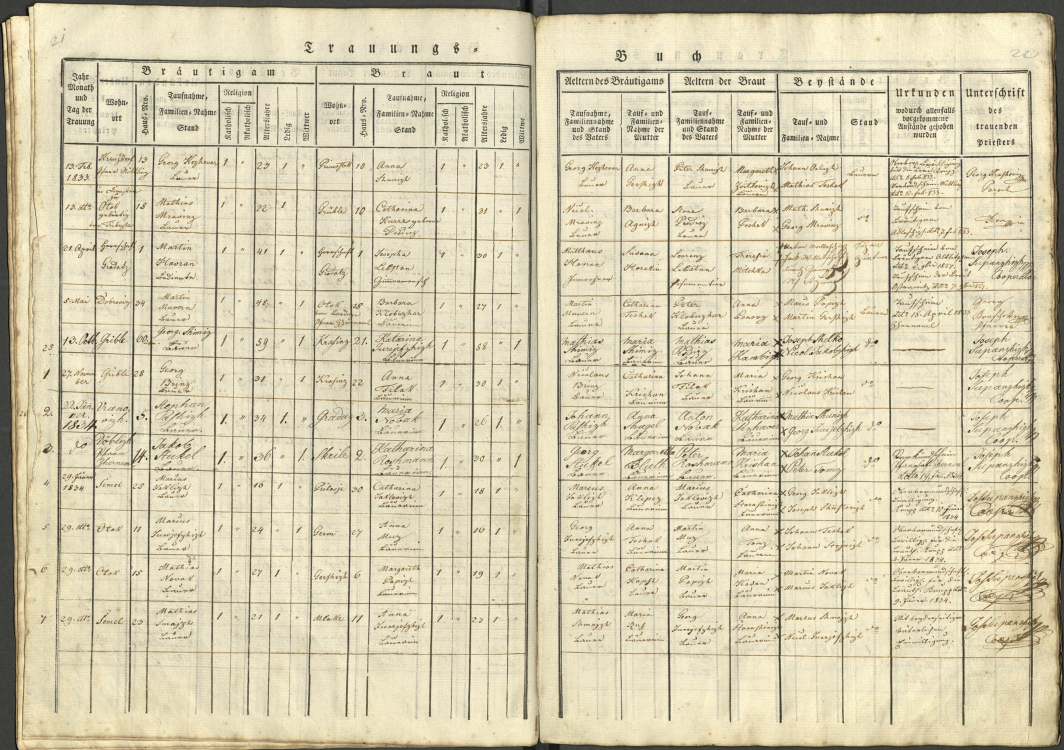
#> input picture research/issue17/p259-work/s12.jpg, 2128 x 1500 px, found by its file name (shown at 1/2 size)
$ python p259_tiebreak.py
#> lines starting #> are read from the running program, lines starting #| are printed output that depends on the picture
#!/usr/bin/env python3
# -*- coding: utf-8 -*-
"""P259 — TIEBREAK-crops: r5 datum (10.|19.|26.-Oct) + r1/r2 datumi (12.|19.-Febr)
iz ISTEGA skena (s12), x6 zoom, SIRSI trak (datum + levi rob z robovno stevilko).
Izhod: /tmp/p259/tiebreak/ + kopija v repo p259-work/tiebreak/ (prezivi /tmp wipe)."""
import os
from PIL import Image, ImageDraw

SCAN = '/home/z/my-project/research/issue17/p259-work/s12.jpg'
OUT1 = '/tmp/p259/tiebreak'
OUT2 = '/home/z/my-project/research/issue17/p259-work/tiebreak'
os.makedirs(OUT1, exist_ok=True); os.makedirs(OUT2, exist_ok=True)

ROWS = (12, 280, 1260)  # s12: 12 vrstic

def yc(r):
    n, y0, y1 = ROWS
    pitch = (y1 - y0) / n
    return int(y0 + (r - 0.5) * pitch)

def half():
    n, y0, y1 = ROWS
    return int((y1 - y0) / n * 0.62) + 8

im = Image.open(SCAN)
#> im is the input picture: PIL image 2128x1500 RGB; mean R, G, B 213.2, 204.6, 176
print('sken:', im.size)
#| sken: (2128, 1500)

def band(r, x0, x1, zoom, label):
    cy = yc(r); hf = half()
    c = im.crop((x0, max(0, cy - hf), x1, min(im.size[1], cy + hf)))
    c = c.resize((int(c.width * zoom), int(c.height * zoom)), Image.LANCZOS)
    hdr = Image.new('RGB', (c.width, 40), 'white')
    d = ImageDraw.Draw(hdr)
    d.text((10, 10), label, fill='black')
    sep = Image.new('RGB', (c.width, 8), 'gray')
    return [hdr, c, sep]

def composite(name, parts):
    W = max(p.width for p in parts)
    H = sum(p.height for p in parts)
    out = Image.new('RGB', (W, H), 'white')
    y = 0
    for p in parts:
        out.paste(p, (0, y)); y += p.height
    for d in (OUT1, OUT2):
        out.save(os.path.join(d, name + '.jpg'), quality=94)
    print(name, out.size)

# Datumski stolpec sširjenim levim robom: x 10–260 (vključi robovne številke!), x6
parts = []
for r, lab in [(1, 'TRAK A = VRSTICA 1, datum (celoten zapis z letnico)'), (2, 'TRAK B = VRSTICA 2, datum (dito ali poln zapis)'), (5, 'TRAK C = VRSTICA 5, datum (dan + mesec + robovna stevilka ce viden)')]:
    parts += band(r, 10, 260, 6, lab)
#> this loop made 3 passes
#> pass 1, in band, `c = im.crop((x0, max(0, cy - hf), x1, min(im.size[1], cy + hf)))`:
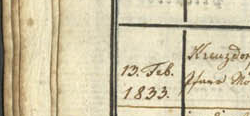
#> c: PIL image 250x116 RGB; mean R, G, B 208.2, 198, 167.7
#> pass 1, in band, `c = c.resize((int(c.width * zoom), int(c.height * zoom)), Image.LANCZOS)`:
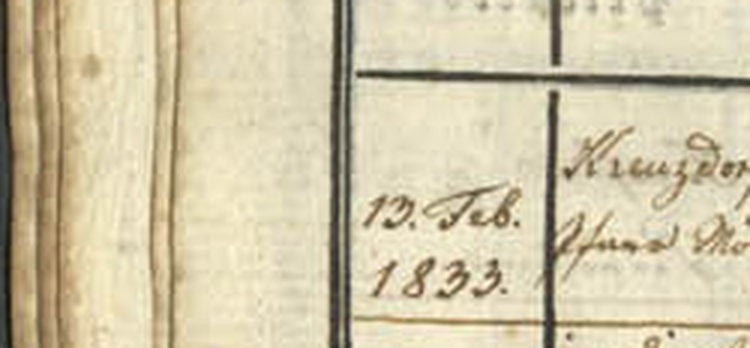
#> c: PIL image 1500x696 RGB (shown at 1/2 size); mean R, G, B 208.2, 198, 167.7
#> pass 2, in band (call 2), `c = im.crop((x0, max(0, cy - hf), x1, min(im.size[1], cy + hf)))`:
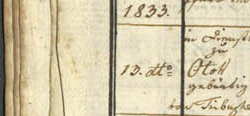
#> c: PIL image 250x116 RGB; mean R, G, B 210.7, 199.9, 169
composite('s12_tiebreak_dates', parts)
#> in composite, `W = max(p.width for p in parts)`: W = 1500
#> in composite, `H = sum(p.height for p in parts)`: H = 2232
#> in composite, `out = Image.new('RGB', (W, H), 'white')`: out: PIL image 1500x2232 RGB; every value is 255
#> the loop in composite, `for p in parts:` made 9 passes
#> y on passes 1 to 9: 40, 736, 744, 784, 1480, 1488, 1528, 2224, 2232
#> after the loop in composite, `for p in parts:`:
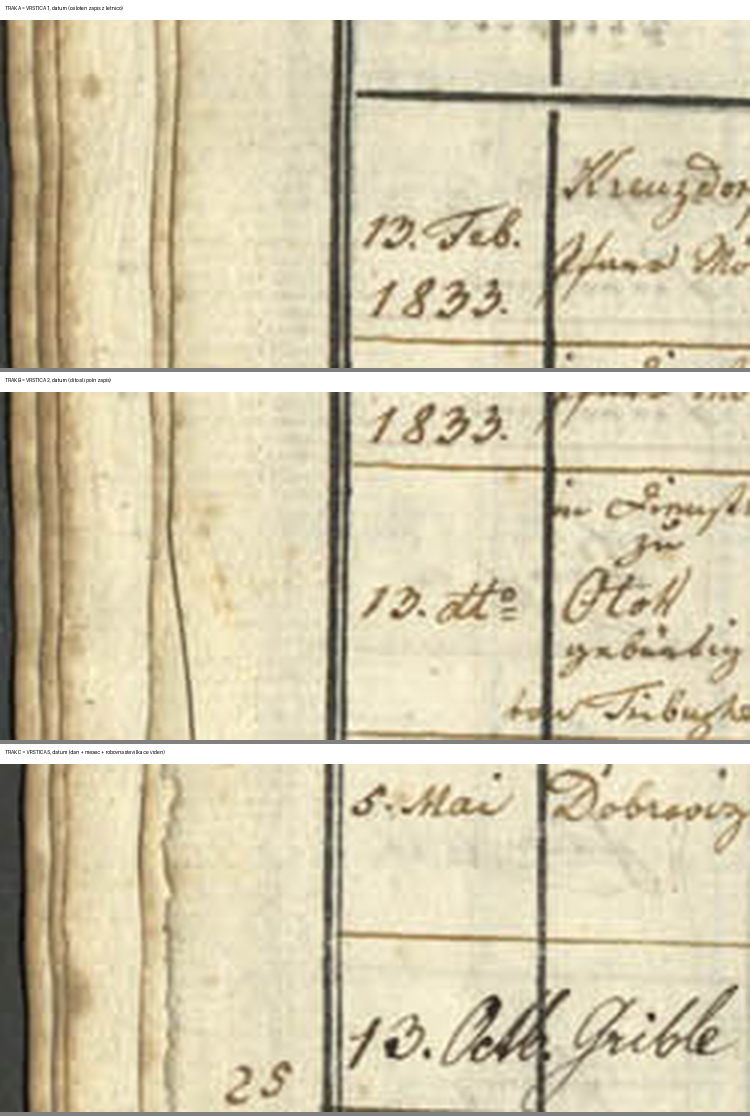
#> out: PIL image 1500x2232 RGB (shown at 1/2 size); mean R, G, B 211.3, 201.7, 173.4
#| s12_tiebreak_dates (1500, 2232)

# Samo r5: ultra sirski (rob + datum), x7
parts5 = band(5, 0, 300, 7, 'VRSTICA 5 — ULTRA: levi rob + datumski stolpec')
#> call 4 of band, with r = 5, x0 = 0, x1 = 300, zoom = 7
#> in band (call 4), `c = im.crop((x0, max(0, cy - hf), x1, min(im.size[1], cy + hf)))`:
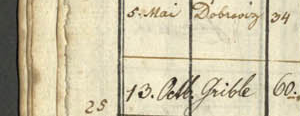
#> c: PIL image 300x116 RGB; mean R, G, B 205.4, 196.4, 168.1
#> in band (call 4), `c = c.resize((int(c.width * zoom), int(c.height * zoom)), Image.LANCZOS)`:
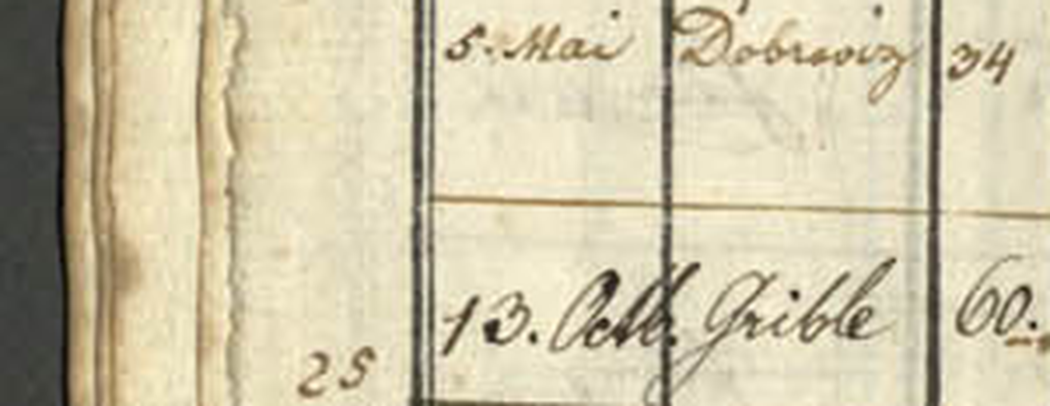
#> c: PIL image 2100x812 RGB (shown at 1/2 size); mean R, G, B 205.4, 196.4, 168.1
#> in band (call 4), `hdr = Image.new('RGB', (c.width, 40), 'white')`: hdr: PIL image 2100x40 RGB; every value is 255
#> parts5 = 3 items
composite('s12_r5_ultra', parts5)
#> call 2 of composite, with name = 's12_r5_ultra'
#> in composite (call 2), `W = max(p.width for p in parts)`: W = 2100
#> in composite (call 2), `H = sum(p.height for p in parts)`: H = 860
#> in composite (call 2), `out = Image.new('RGB', (W, H), 'white')`: out: PIL image 2100x860 RGB; every value is 255
#> the loop in composite (call 2), `for p in parts:` made 3 passes
#> y on passes 1 to 3: 40, 852, 860
#> after the loop in composite (call 2), `for p in parts:`:
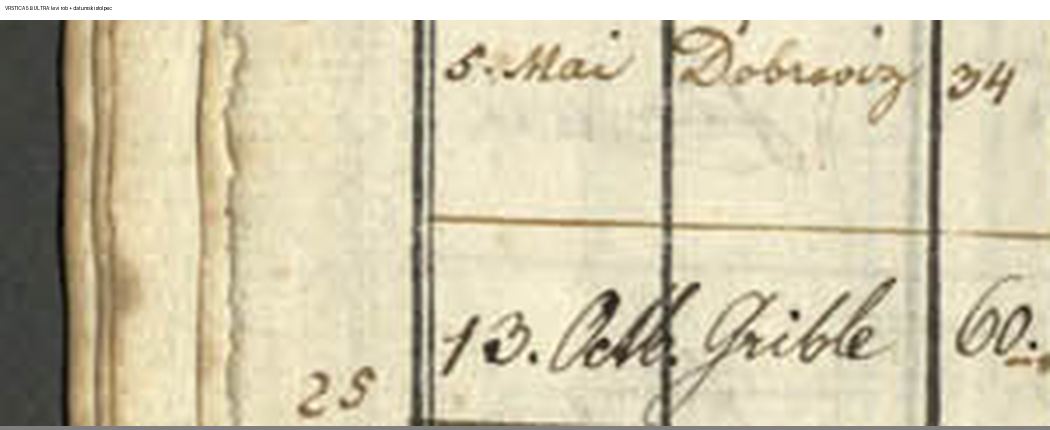
#> out: PIL image 2100x860 RGB (shown at 1/2 size); mean R, G, B 206.9, 198.4, 171.7
#| s12_r5_ultra (2100, 860)
print('DONE')

$ run again, with research/issue17/p259-work/s11.jpg copied over research/issue17/p259-work/s12.jpg
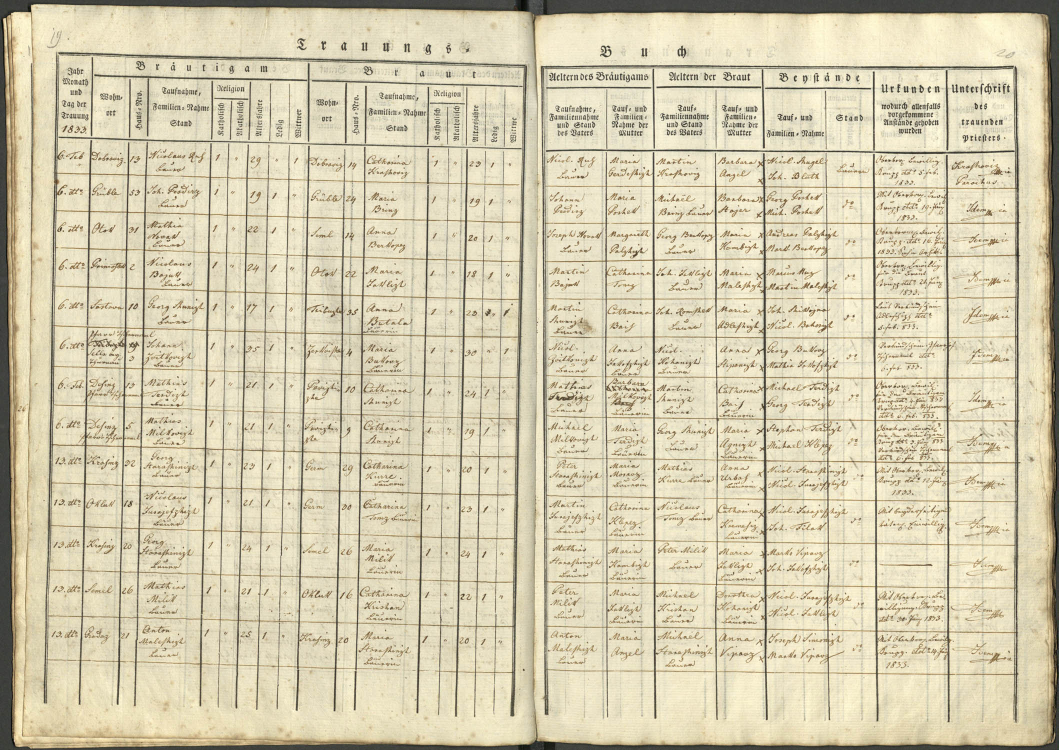
#> input picture research/issue17/p259-work/s11.jpg, 2117 x 1500 px, found by its file name (shown at 1/2 size)
#> im is the input picture: PIL image 2117x1500 RGB; mean R, G, B 212.5, 203.9, 175.4
#| sken: (2117, 1500)
#> W = 1500
#> H = 2232
#> the loop in composite, `for p in parts:` made 9 passes
#> y on passes 1 to 8: 40, 736, 744, 784, 1480, 1488, 1528, 2224
#> after the loop in composite, `for p in parts:`:
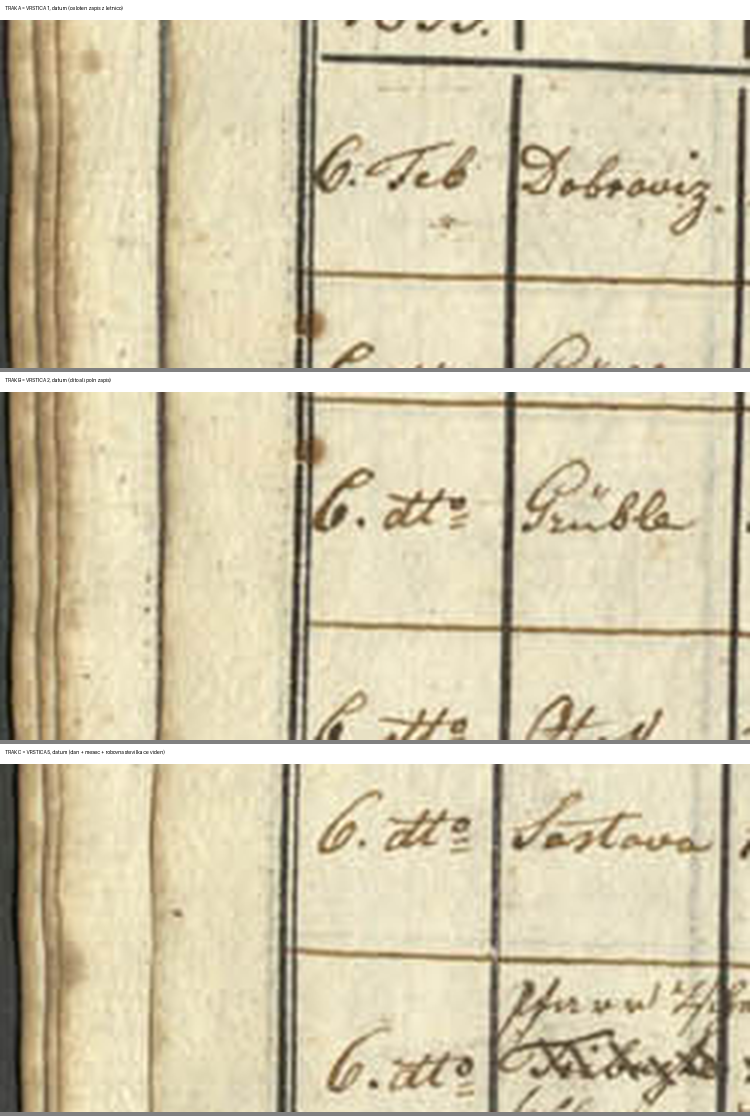
#> out: PIL image 1500x2232 RGB (shown at 1/2 size); mean R, G, B 210.5, 200.6, 171.9
#| s12_tiebreak_dates (1500, 2232)
#> hdr: PIL image 2100x40 RGB; every value is 255
#> parts5 = 3 items
#> W = 2100
#> H = 860
#> the loop in composite (call 2), `for p in parts:` made 3 passes
#> y on passes 1 to 3: 40, 852, 860
#> after the loop in composite (call 2), `for p in parts:`:
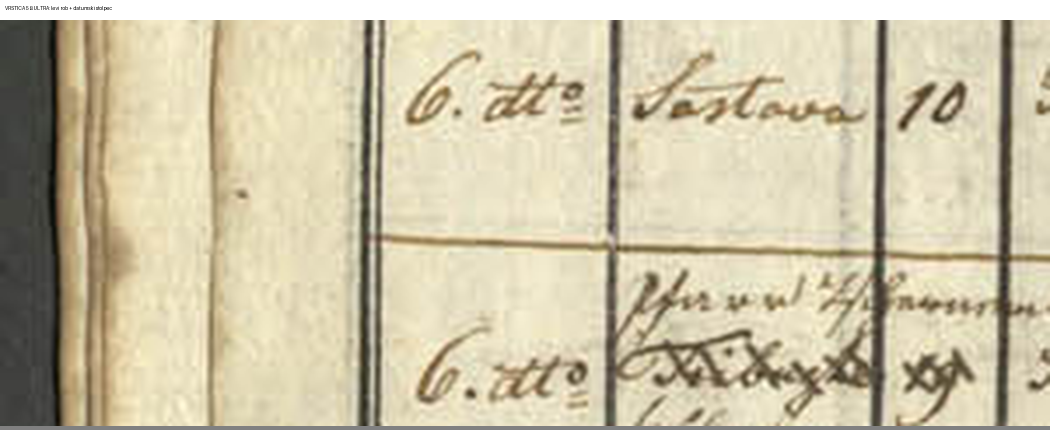
#> out: PIL image 2100x860 RGB (shown at 1/2 size); mean R, G, B 204.4, 195.3, 167.9
#| s12_r5_ultra (2100, 860)

$ run again, with research/issue17/p259-work/s13.jpg copied over research/issue17/p259-work/s12.jpg
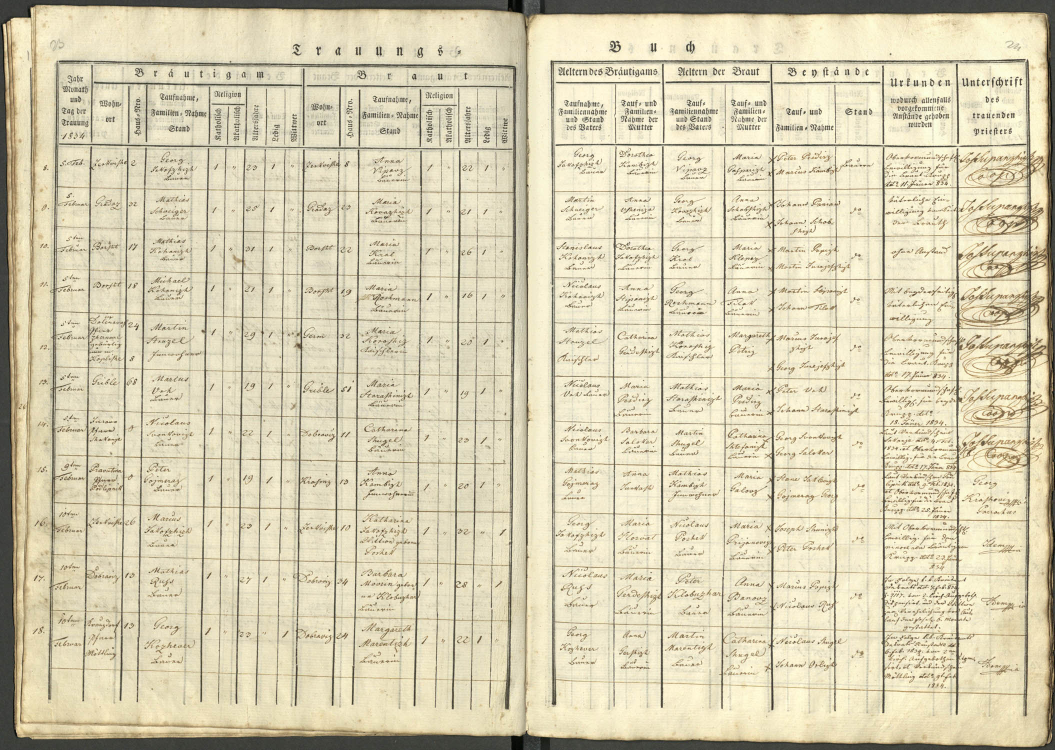
#> input picture research/issue17/p259-work/s13.jpg, 2110 x 1500 px, found by its file name (shown at 1/2 size)
#> im is the input picture: PIL image 2110x1500 RGB; mean R, G, B 214.6, 206.4, 177.8
#| sken: (2110, 1500)
#> W = 1500
#> H = 2232
#> the loop in composite, `for p in parts:` made 9 passes
#> y on passes 1 to 8: 40, 736, 744, 784, 1480, 1488, 1528, 2224
#> after the loop in composite, `for p in parts:`:
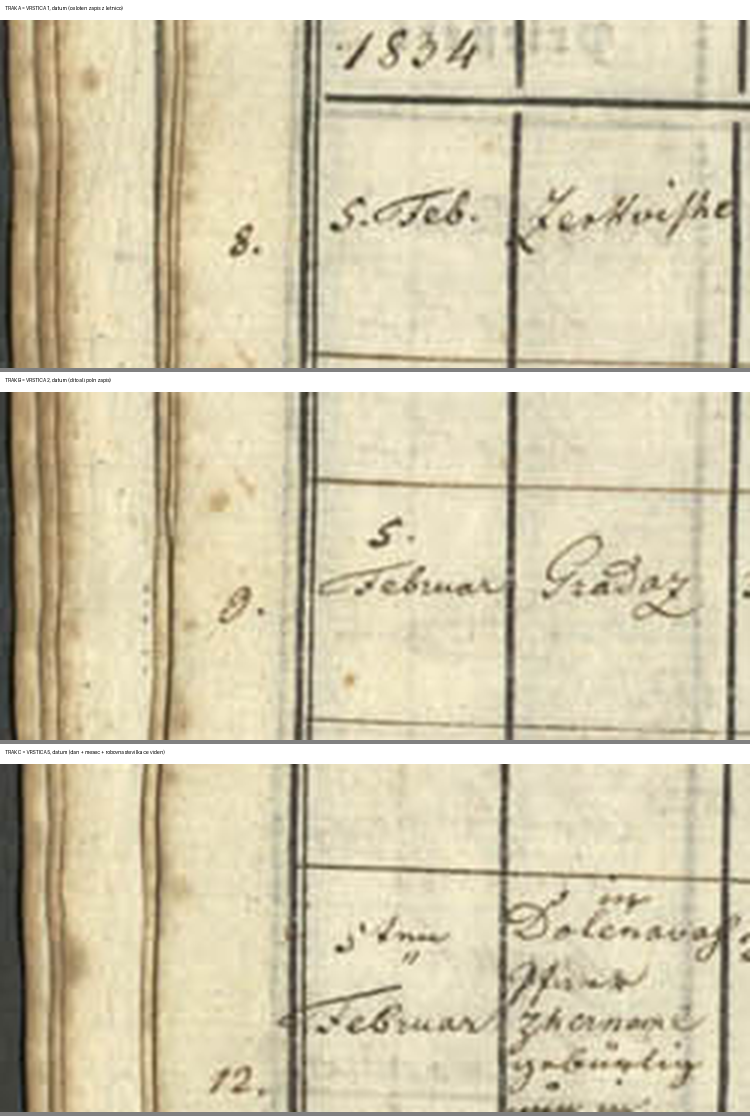
#> out: PIL image 1500x2232 RGB (shown at 1/2 size); mean R, G, B 209.1, 199.9, 171.9
#| s12_tiebreak_dates (1500, 2232)
#> hdr: PIL image 2100x40 RGB; every value is 255
#> parts5 = 3 items
#> W = 2100
#> H = 860
#> the loop in composite (call 2), `for p in parts:` made 3 passes
#> y on passes 1 to 3: 40, 852, 860
#> after the loop in composite (call 2), `for p in parts:`:
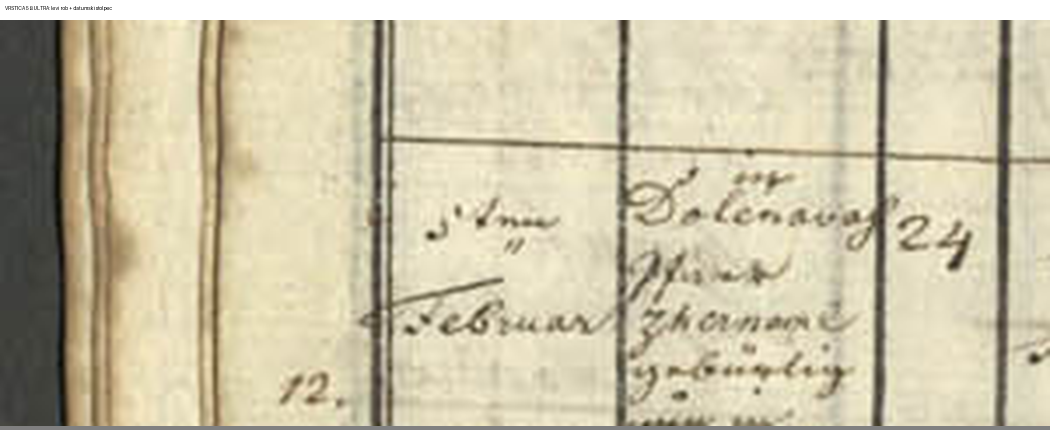
#> out: PIL image 2100x860 RGB (shown at 1/2 size); mean R, G, B 203.7, 195.4, 168.7
#| s12_r5_ultra (2100, 860)
